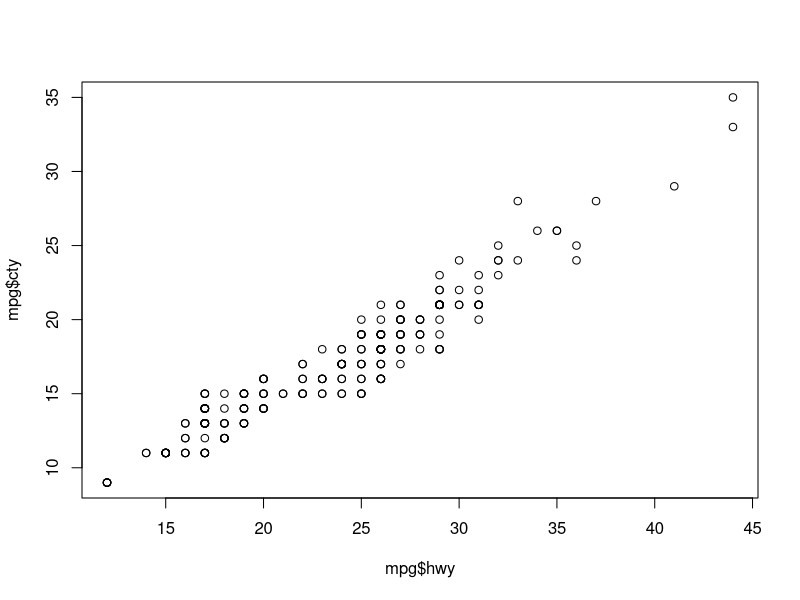
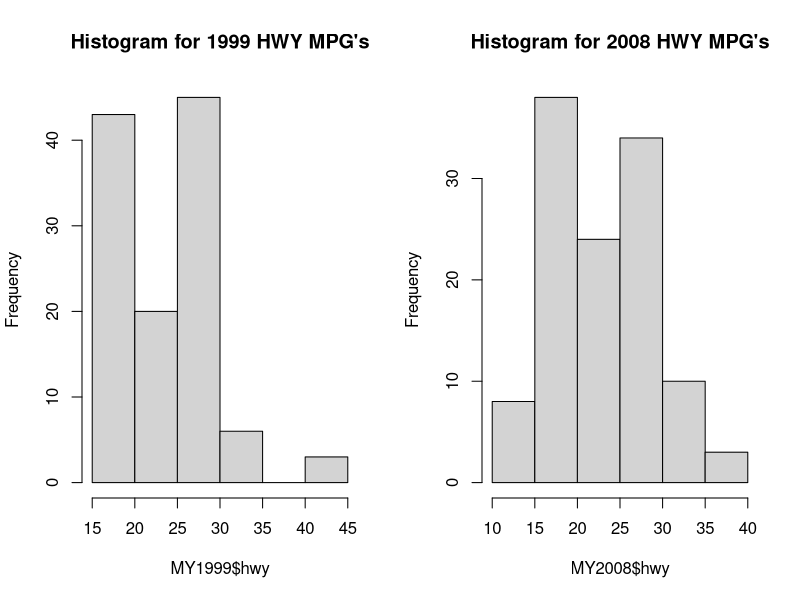

R code for these plots, in order:
## ---- chunk 1
knitr::opts_chunk$set(echo = TRUE)
## ---- chunk 2
print("Problem 1")
farenheit <- c(24,15)
celcius <- (farenheit-32)*(5/9)
celcius
## ---- chunk 3
print ("Problem 2")
vec200 <- rep(c(3,1),100)
vec200

## ---- chunk 4
print("Problem 3")
numPerfect1 <- 0
for (i in 1:2001){sqr <- sqrt(i)
if(sqr==round(sqr)){numPerfect1<-numPerfect1+1}
}
numPerfect1



## ---- chunk 5
print("cars 1")
library(ggplot2)
mpg
mpgA<- mpg[order(-mpg$hwy),]
mpgA
## ---- chunk 6
best3 <- head(mpgA,3)
best3
## ---- chunk 7

print("cars 2")
mpgB <- mpg[mpg$class == "compact",]
mpgB
## ---- chunk 8
numCompact<-nrow(mpgB)
numCompact
## ---- chunk 9
plot(mpg$hwy,mpg$cty,data=mpg)
## ---- chunk 10
library(ggplot2)
MY1999<-mpg[mpg$year==1999,]
MY2008<-mpg[mpg$year==2008,]

c(mean(MY1999$hwy),mean(MY2008$hwy))
c(mean(MY1999$cty),mean(MY2008$cty))

c(median(MY1999$cty),median(MY2008$cty))

c(max(MY1999$hwy),max(MY2008$hwy))

c(max(MY1999$cty),max(MY2008$cty))

c(min(MY1999$hwy),min(MY2008$hwy))

c(min(MY1999$cty),min(MY2008$cty))


par(mfrow=c(1,2))
hist(MY1999$hwy,main="Histogram for 1999 HWY MPG's")
hist(MY2008$hwy,main="Histogram for 2008 HWY MPG's")

